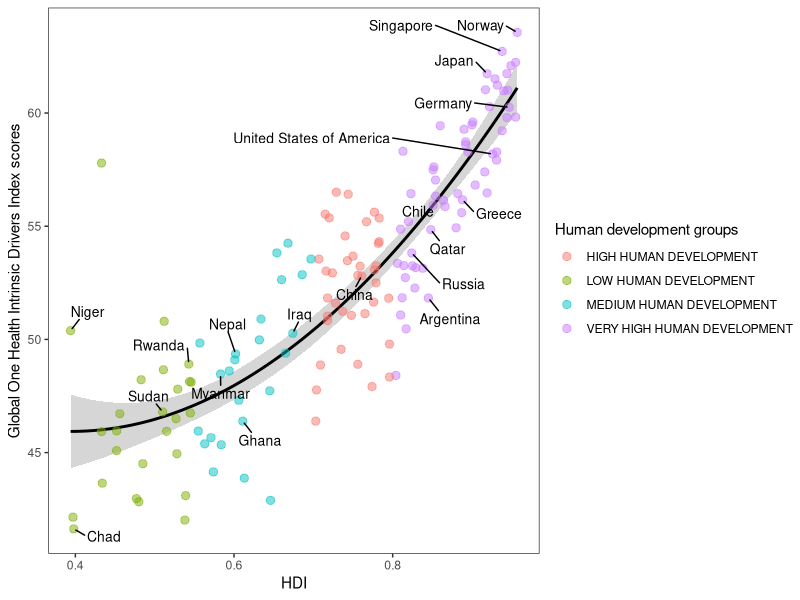

Here is the R script that generated this plot:
library(readxl)
library(readr)
library(tidyverse)
library(cowplot)
library(colorspace)
library(ggrepel)

data <- read_csv("HDI-B.csv")

test <- data %>%
  mutate(
    `Human development groups` = case_when(
      `Human development groups` == "VERY HIGH HUMAN DEVELOPMENT" ~ "VERY HIGH HUMAN DEVELOPMENT",
      `Human development groups` == "HIGH HUMAN DEVELOPMENT" ~ "HIGH HUMAN DEVELOPMENT",
      `Human development groups` == "MEDIUM HUMAN DEVELOPMENT" ~ "MEDIUM HUMAN DEVELOPMENT",
      `Human development groups` == "LOW HUMAN DEVELOPMENT" ~ "LOW HUMAN DEVELOPMENT",
      TRUE ~ `Human development groups` # All the other remain the same
    )
  )

country_highlight <- c(
  "Germany", "Norway", "United States of America", "Greece", "Singapore", "Rwanda", 
  "Russia", "Venezuela", "Sudan", "Iraq", "Ghana", "Niger", "Chad", "Kuwait", 
  "Qatar", "Myanmar", "Nepal", "Chile", "Argentina", "Japan", "China"
)

test <- test %>%
  mutate(
    label = ifelse(country %in% country_highlight, country, "")
  )


expohi = ggplot(test, aes(HDI, B)) +
  geom_smooth(method="lm", formula = 'y ~ poly(x,2)' , col="black") +
  geom_point(
    aes(color = `Human development groups`, fill = `Human development groups`),
    size = 2.5, alpha = 0.5, 
    shape = 21 # This is a dot with both border (color) and fill.
  ) +
  # Add auto-positioned text
  geom_text_repel(
    aes(label = label),
    color = "black",
    size = 10/.pt, # font size 9 pt
    point.padding = 0.1, 
    box.padding = 0.6,
    min.segment.length = 0,
    max.overlaps = 1000,
    seed = 7654 # For reproducibility reasons
  ) +
  xlab("HDI") +
  ylab("Global One Health Intrinsic Drivers Index scores")+
  theme_test() 

ggsave("HDIgroup-B", units="in", width=8, height=4, dpi=600, compression = 'lzw')
